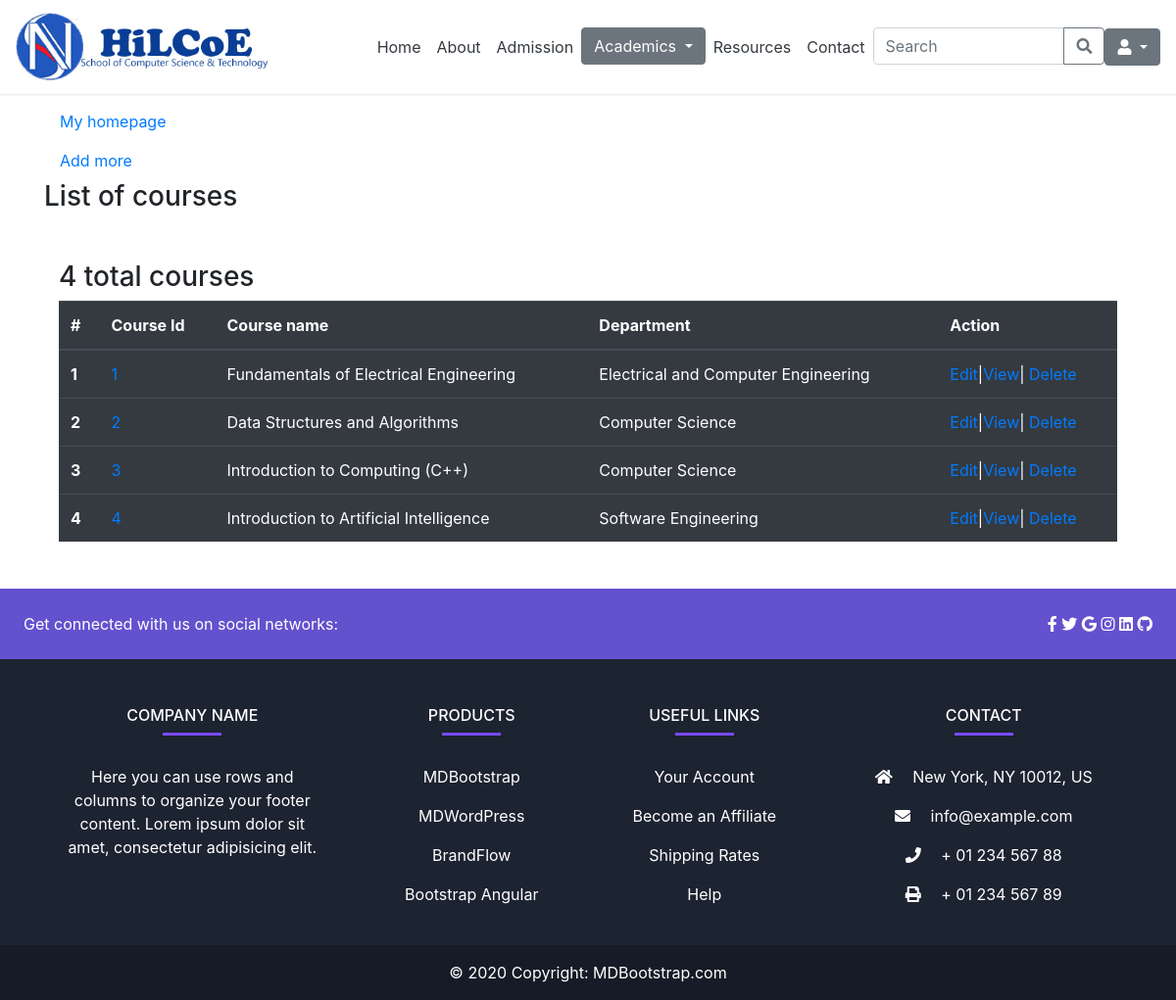
The page /admin_app/course_list/ on the database its author committed.
### admin_app/models.py (models this page shows, shortened)
class Course(models.Model):
    name = models.CharField(max_length=100)
    teachers = models.ManyToManyField(UserProfile, related_name="courses_taught", null=True, blank=True)
    students = models.ManyToManyField(UserProfile, related_name="courses_registered", null=True, blank=True)
    department = models.ForeignKey(Department, on_delete=models.CASCADE)
    stream = models.ForeignKey(Stream, on_delete=models.CASCADE, null=True, blank=True)
    program = models.ForeignKey(Program, on_delete=models.CASCADE, null=True, blank=True)
    academic_year = models.CharField(max_length=20, choices=year, default='first')
    semester = models.CharField(max_length=20, choices=semester, default='first')

class Department(models.Model):
  name = models.CharField(max_length=50, null=True, blank=True)
  department_head = models.CharField(max_length=50, null=True, blank=True)
  def __str__(self):
        return self.name if self.name else "Unnamed Stream"

### admin_app/views.py (the view)
# urls.py: path('course_list/', views.course_list, name='course-list'),
def course_list(request):
   courses = Course.objects.all()
   number_of_courses = courses.count()
   context = {
      'courses': courses,
      'number_of_courses': number_of_courses,
   }
   return render(request, 'admin_app/course/course_list.html', context)

### templates/admin_app/course/course_list.html (shortened to what this page needs)
{% extends 'base.html' %}
{% block content %}
<div class="container my-5">
    <a class="nav-link text-black" href="{% if user.is_superuser or user.is_staff %}
            {% url 'admin-dashboard' %}
            {% else %}
                {% url 'cs-bsc' %}
            {% endif %}">My homepage
    </a>
    <a class="nav-link text-black" href="{% url 'add-course' %}"> Add more </a>
    <h3>List of courses</h3>
    <div class="container my-5">
        <h3>{{ number_of_courses }} total courses</h3>
        <table class="table table-dark">
          <thead>
            <tr>
              <th scope="col">#</th>
              <th scope="col">Course Id</th>
              <th scope="col">Course name </th>
              <th scope="col">Department</th>
              <th scope="col">Action</th>
            </tr>
          </thead>
          <tbody>
            {% for course in courses %}
            <tr>
              <th scope="row">{{ forloop.counter }}</th>
              <td><a href="{% url 'course-detail' course_id=course.pk %}">{{ course.pk }}</a></td>
              <td>{{ course.name }}</td>
              <td>{{ course.department }}</td>
              <td><a href="{% url 'course-edit' course_id=course.pk %}">Edit</a>|<a href="{% url 'course-detail' course_id=course.pk %}">View</a>|
                <a href="{% url 'course-delete' course_id=course.pk %}">Delete</a></td>
            </tr>
            {% endfor %}
          </tbody>
        </table>
    </div>
</div>
{% endblock %}

### rows shown on the page
Course: pk "1", name "Fundamentals of Electrical Engineering", department "Electrical and Computer Engineering"
Course: pk "2", name "Data Structures and Algorithms", department "Computer Science"
Course: pk "3", name "Introduction to Computing (C++)", department "Computer Science"
Course: pk "4", name "Introduction to Artificial Intelligence", department "Software Engineering"

### other values the page prints
{{ number_of_courses }} "4"
